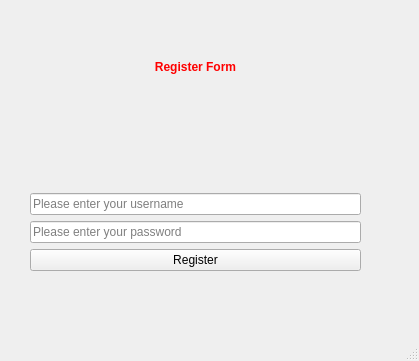
<?xml version="1.0" encoding="UTF-8"?>
<ui version="4.0">
 <class>MainWindow</class>
 <widget class="QMainWindow" name="MainWindow">
  <property name="geometry">
   <rect>
    <x>0</x>
    <y>0</y>
    <width>419</width>
    <height>361</height>
   </rect>
  </property>
  <property name="windowTitle">
   <string>MainWindow</string>
  </property>
  <widget class="QWidget" name="centralwidget">
   <widget class="QWidget" name="verticalLayoutWidget">
    <property name="geometry">
     <rect>
      <x>30</x>
      <y>60</y>
      <width>331</width>
      <height>211</height>
     </rect>
    </property>
    <layout class="QVBoxLayout" name="verticalLayout">
     <item>
      <widget class="QLabel" name="label">
       <property name="styleSheet">
        <string notr="true">color: red; font-weight: bold; font-family: &quot;Times New Roman&quot;; font-size: xxx-large;</string>
       </property>
       <property name="text">
        <string>Register Form</string>
       </property>
       <property name="textFormat">
        <enum>Qt::PlainText</enum>
       </property>
       <property name="alignment">
        <set>Qt::AlignCenter</set>
       </property>
      </widget>
     </item>
     <item>
      <spacer name="verticalSpacer">
       <property name="orientation">
        <enum>Qt::Vertical</enum>
       </property>
       <property name="sizeHint" stdset="0">
        <size>
         <width>20</width>
         <height>40</height>
        </size>
       </property>
      </spacer>
     </item>
     <item>
      <widget class="QLineEdit" name="username">
       <property name="placeholderText">
        <string>Please enter your username</string>
       </property>
      </widget>
     </item>
     <item>
      <widget class="QLineEdit" name="password">
       <property name="placeholderText">
        <string>Please enter your password</string>
       </property>
      </widget>
     </item>
     <item>
      <widget class="QPushButton" name="regButton">
       <property name="text">
        <string>Register</string>
       </property>
      </widget>
     </item>
    </layout>
   </widget>
  </widget>
  <widget class="QMenuBar" name="menubar">
   <property name="geometry">
    <rect>
     <x>0</x>
     <y>0</y>
     <width>419</width>
     <height>24</height>
    </rect>
   </property>
  </widget>
  <widget class="QStatusBar" name="statusbar"/>
 </widget>
 <resources/>
 <connections/>
</ui>
